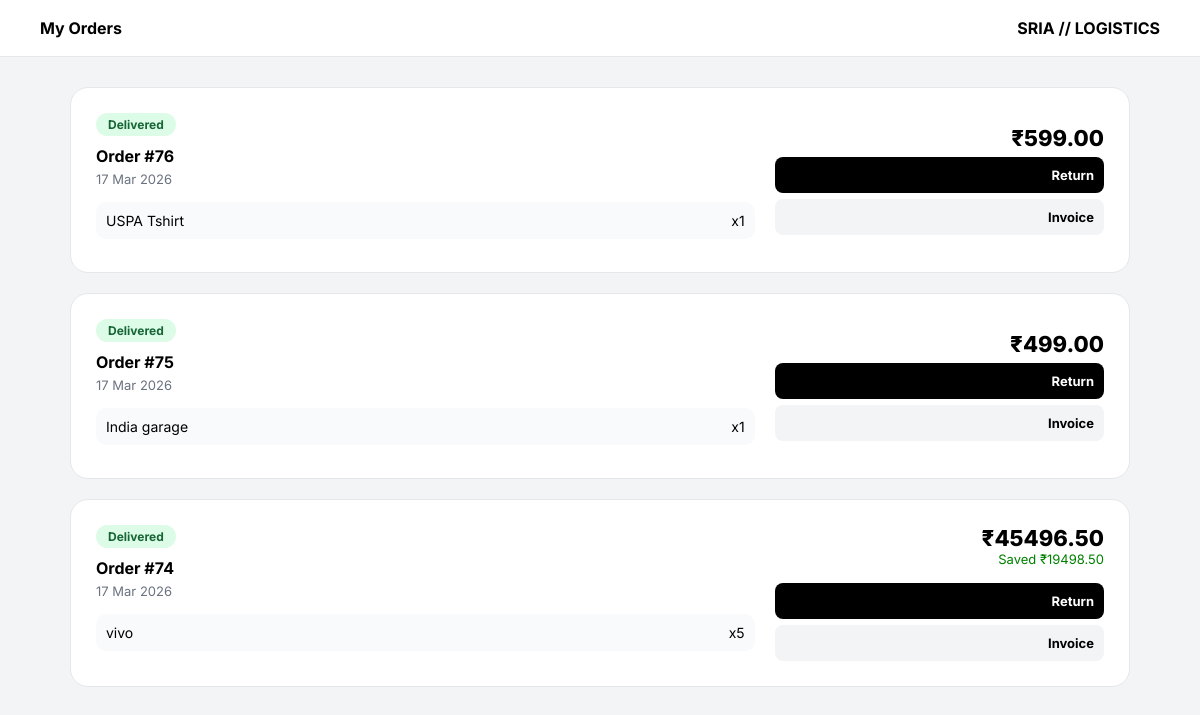
/my-orders/ (signed in), run on the app's committed database.
### category/models.py (models this page shows, shortened)
class Order(models.Model):
    STATUS_CHOICES = (
        ('Placed', 'Placed'),
        ('Shipped', 'Shipped'),
        ('Delivered', 'Delivered'),
        ('Cancelled', 'Cancelled'),
    )
    PAYMENT_CHOICES = (
        ('COD', 'Cash On Delivery'),
        ('CARD', 'Card Payment'),
        ('UPI', 'UPI Payment'),
    )
    PAYMENT_STATUS = (
        ('Pending', 'Pending'),
        ('Paid', 'Paid'),
        ('Failed', 'Failed'),
    )
    user = models.ForeignKey(User, on_delete=models.CASCADE)
    total_amount = models.DecimalField(max_digits=10, decimal_places=2)
    discount_amount = models.DecimalField(max_digits=10, decimal_places=2, default=0)
    status = models.CharField(
        max_length=20,
        choices=STATUS_CHOICES,
        default='Placed'
    )
    payment_method = models.CharField(
        max_length=10,
        choices=PAYMENT_CHOICES,
        default='COD'
    )
    payment_status = models.CharField(
        max_length=10,
        choices=PAYMENT_STATUS,
        default='Pending'
    )
    created_at = models.DateTimeField(auto_now_add=True)
    estimated_delivery = models.DateTimeField(null=True, blank=True)
    delivered_at = models.DateTimeField(null=True, blank=True)
    stock_reduced = models.BooleanField(default=False)

class OrderItem(models.Model):
    order = models.ForeignKey(Order, on_delete=models.CASCADE, related_name="items")
    product = models.ForeignKey(Product, on_delete=models.CASCADE)
    variant = models.ForeignKey(ProductVariant, on_delete=models.SET_NULL, null=True)
    quantity = models.IntegerField()
    price = models.DecimalField(max_digits=10, decimal_places=2)

class Product(models.Model):
    category = models.ForeignKey(Category, on_delete=models.CASCADE)
    subcategory = models.ForeignKey(SubCategory, on_delete=models.CASCADE)
    name = models.CharField(max_length=200)
    description = models.TextField()
    price = models.DecimalField(max_digits=10, decimal_places=2)
    image = models.ImageField(upload_to='products/')
    stock=models.IntegerField(default=0)
    low_stock_threshold = models.IntegerField(default=0)

### category/views.py (the view)
# urls.py: path("my-orders/", views.my_orders, name="my_orders"),
@login_required
def my_orders(request):
    orders = Order.objects.filter(user=request.user).order_by('-created_at')
    now = timezone.now()
    for order in orders:
        if not order.created_at:
            continue
        diff = now - order.created_at
        if diff < timedelta(seconds=30):
            order.display_status = "Placed"
        elif diff < timedelta(minutes=1):
            order.display_status = "Shipped"
        else:
            order.display_status = "Delivered"
            if order.status != "Delivered":
                order.status = "Delivered"
                order.delivered_at = now
                order.save()
    return render(request, "my_orders.html", {"orders": orders})

### category/templates/my_orders.html (shortened to what this page needs)
<!-- {% load static %}
<!-- {% load static %}
{% load static %}
<!DOCTYPE html>
<html lang="en">
<head>
</head>
<body>
<div class="header">
    <div>My Orders</div>
    <div>SRIA // LOGISTICS</div>
</div>
<div class="container">
{% for order in orders %}
<div class="order-card">
<div class="left">
{% if order.display_status == "Placed" %}
<div class="status placed">Order Received</div>
{% elif order.display_status == "Shipped" %}
<div class="status shipped">In Transit</div>
{% elif order.display_status == "Delivered" %}
<div class="status delivered">Delivered</div>
{% elif order.display_status == "Cancelled" %}
<div class="status cancelled">Cancelled</div>
{% endif %}
<div class="order-id">Order #{{ order.id }}</div>
<div class="date">{{ order.created_at|date:"d M Y" }}</div>
{% for item in order.items.all %}
<div class="item">
    <span>{{ item.product.name }}</span>
    <span>x{{ item.quantity }}</span>
</div>
{% endfor %}
</div>
<div class="right">
<div class="price">₹{{ order.total_amount }}</div>
{% if order.discount_amount > 0 %}
<div class="saved">Saved ₹{{ order.discount_amount }}</div>
{% endif %}
{% if order.display_status == "Delivered" %}
{% if not order.returns.all %}
<a href="{% url 'return_request' order.id %}" class="btn btn-return">Return</a>
{% endif %}
<a href="{% url 'download_invoice' order.id %}" class="btn btn-invoice">Invoice</a>
{% endif %}
</div>
</div>
{% endfor %}
</div>
</body>
</html>

### category/templates/my_orders.html (style rules this page uses)
:root { --accent:#2563eb; --bg:#f3f4f6; --card:#ffffff; --text:#111827; --muted:#6b7280; --border:#e5e7eb; }
* { margin:0;padding:0;box-sizing:border-box;font-family:'Inter' }
body { background:var(--bg); }
.header { background:white; padding:18px 40px; display:flex; justify-content:space-between; border-bottom:1px solid var(--border); font-weight:700; }
.container { max-width:1100px; margin:30px auto; padding:0 20px; }
.order-card { background:var(--card); border-radius:18px; padding:25px; margin-bottom:20px; border:1px solid var(--border); display:flex; justify-content:space-between; gap:20px; transition:0.2s; }
.left { flex:2; }
.status { display:inline-block; padding:4px 12px; border-radius:50px; font-size:12px; font-weight:700; margin-bottom:10px; }
.delivered { background:#dcfce7;color:#166534 }
.order-id { font-weight:700; margin-bottom:5px; }
.date { font-size:13px; color:var(--muted); margin-bottom:15px; }
.item { background:#f9fafb; padding:10px; border-radius:10px; margin-bottom:8px; font-size:14px; display:flex; justify-content:space-between; }
.right { flex:1; text-align:right; display:flex; flex-direction:column; justify-content:center; }
.price { font-size:22px; font-weight:800; }
.saved { color:green; font-size:13px; margin-bottom:10px; }
.btn { padding:10px; border-radius:8px; text-decoration:none; font-size:13px; font-weight:700; margin-top:6px; display:block; }
.btn-return { background:black;color:white }
.btn-invoice { background:#f3f4f6;color:black }

### data on the page
Order: shows "Delivered", id "76", created_at "17 Mar 2026", total_amount "599.00", shows "Return", shows "Invoice"
OrderItem: product.name "USPA Tshirt", quantity "1"
Order: shows "Delivered", id "75", created_at "17 Mar 2026", total_amount "499.00", shows "Return", shows "Invoice"
OrderItem: product.name "India garage", quantity "1"
Order: shows "Delivered", id "74", created_at "17 Mar 2026", total_amount "45496.50", discount_amount "19498.50", shows "Return", shows "Invoice"
OrderItem: product.name "vivo", quantity "5"
